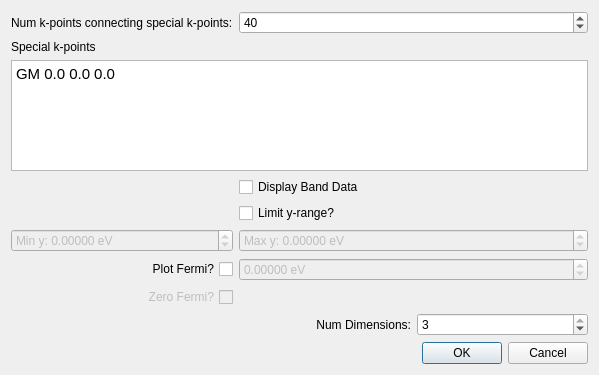
<?xml version="1.0" encoding="UTF-8"?>
<ui version="4.0">
 <class>Avogadro::QtPlugins::BandDialog</class>
 <widget class="QDialog" name="Avogadro::QtPlugins::BandDialog">
  <property name="geometry">
   <rect>
    <x>0</x>
    <y>0</y>
    <width>599</width>
    <height>375</height>
   </rect>
  </property>
  <property name="windowTitle">
   <string>Yaehmop Band</string>
  </property>
  <layout class="QGridLayout" name="gridLayout">
   <item row="12" column="1" colspan="3">
    <widget class="QDialogButtonBox" name="buttonBox">
     <property name="orientation">
      <enum>Qt::Horizontal</enum>
     </property>
     <property name="standardButtons">
      <set>QDialogButtonBox::Cancel|QDialogButtonBox::Ok</set>
     </property>
    </widget>
   </item>
   <item row="9" column="1">
    <widget class="QCheckBox" name="cb_plotFermi">
     <property name="toolTip">
      <string>&lt;html&gt;&lt;head/&gt;&lt;body&gt;&lt;p&gt;The Fermi level should be known before checking this box. You can discover the Fermi level by performing a density of states calculation and displaying the data (it will be at the top of the data). In addition, if a density of states calculation is performed, the Fermi level here will automatically be set to what was detected during the density of states calculation.&lt;/p&gt;&lt;p&gt;If this box is checked, be sure the correct Fermi level is set in the spinbox on the right.&lt;/p&gt;&lt;p&gt;Default: off&lt;/p&gt;&lt;/body&gt;&lt;/html&gt;</string>
     </property>
     <property name="layoutDirection">
      <enum>Qt::RightToLeft</enum>
     </property>
     <property name="text">
      <string>Plot Fermi?</string>
     </property>
    </widget>
   </item>
   <item row="7" column="1">
    <widget class="QDoubleSpinBox" name="spin_minY">
     <property name="enabled">
      <bool>false</bool>
     </property>
     <property name="prefix">
      <string>Min y: </string>
     </property>
     <property name="suffix">
      <string> eV</string>
     </property>
     <property name="decimals">
      <number>5</number>
     </property>
     <property name="minimum">
      <double>-10000.000000000000000</double>
     </property>
     <property name="maximum">
      <double>10000.000000000000000</double>
     </property>
    </widget>
   </item>
   <item row="10" column="1">
    <widget class="QCheckBox" name="cb_zeroFermi">
     <property name="enabled">
      <bool>false</bool>
     </property>
     <property name="toolTip">
      <string>&lt;html&gt;&lt;head/&gt;&lt;body&gt;&lt;p&gt;Adjust the energies so that the zero is the Fermi? Only available if we are plotting the Fermi level.&lt;/p&gt;&lt;p&gt;&lt;br/&gt;&lt;/p&gt;&lt;p&gt;Default: off&lt;/p&gt;&lt;/body&gt;&lt;/html&gt;</string>
     </property>
     <property name="layoutDirection">
      <enum>Qt::RightToLeft</enum>
     </property>
     <property name="text">
      <string>Zero Fermi?</string>
     </property>
    </widget>
   </item>
   <item row="0" column="1">
    <widget class="QLabel" name="label">
     <property name="text">
      <string>Num k-points connecting special k-points:</string>
     </property>
    </widget>
   </item>
   <item row="1" column="1">
    <widget class="QLabel" name="label_2">
     <property name="text">
      <string>Special k-points</string>
     </property>
    </widget>
   </item>
   <item row="7" column="2" colspan="2">
    <widget class="QDoubleSpinBox" name="spin_maxY">
     <property name="enabled">
      <bool>false</bool>
     </property>
     <property name="prefix">
      <string>Max y: </string>
     </property>
     <property name="suffix">
      <string> eV</string>
     </property>
     <property name="decimals">
      <number>5</number>
     </property>
     <property name="minimum">
      <double>-1000.000000000000000</double>
     </property>
     <property name="maximum">
      <double>1000.000000000000000</double>
     </property>
    </widget>
   </item>
   <item row="9" column="2" colspan="2">
    <widget class="QDoubleSpinBox" name="spin_fermi">
     <property name="enabled">
      <bool>false</bool>
     </property>
     <property name="toolTip">
      <string>&lt;html&gt;&lt;head/&gt;&lt;body&gt;&lt;p&gt;The Fermi Level&lt;/p&gt;&lt;/body&gt;&lt;/html&gt;</string>
     </property>
     <property name="suffix">
      <string> eV</string>
     </property>
     <property name="decimals">
      <number>5</number>
     </property>
     <property name="minimum">
      <double>-10000.000000000000000</double>
     </property>
     <property name="maximum">
      <double>10000.000000000000000</double>
     </property>
     <property name="singleStep">
      <double>0.100000000000000</double>
     </property>
    </widget>
   </item>
   <item row="2" column="1" colspan="3">
    <widget class="QTextEdit" name="edit_specialKPoints">
     <property name="toolTip">
      <string>&lt;html&gt;&lt;head/&gt;&lt;body&gt;&lt;p&gt;Enter special k-points as such:&lt;/p&gt;&lt;p&gt;L 0.5 0.5 0.5&lt;/p&gt;&lt;p&gt;G 0.0 0.0 0.0&lt;/p&gt;&lt;p&gt;X 0.5 0.0 0.5&lt;/p&gt;&lt;p&gt;That is, &amp;lt;symbol&amp;gt; &amp;lt;x&amp;gt; &amp;lt;y&amp;gt; &amp;lt;z&amp;gt; where x, y, and z are fractional reciprocal space coordinates. Lines will be drawn connecting these k-points on the graph in the order you put them in. Please note that the orientation of your cell may have an effect on the locations of these reciprocal space points.&lt;/p&gt;&lt;p&gt;If the space group of the crystal has been perceived or set, the special k points will be automatically filled up with the primitive cell high symmetry points for that space group. There are a few space groups will different high symmetry points depending on the lattice (such as if a &amp;gt; b or a &amp;lt; b) - that is taken into account automatically.&lt;/p&gt;&lt;/body&gt;&lt;/html&gt;</string>
     </property>
     <property name="html">
      <string>&lt;!DOCTYPE HTML PUBLIC &quot;-//W3C//DTD HTML 4.0//EN&quot; &quot;http://www.w3.org/TR/REC-html40/strict.dtd&quot;&gt;
&lt;html&gt;&lt;head&gt;&lt;meta name=&quot;qrichtext&quot; content=&quot;1&quot; /&gt;&lt;style type=&quot;text/css&quot;&gt;
p, li { white-space: pre-wrap; }
&lt;/style&gt;&lt;/head&gt;&lt;body style=&quot; font-family:'Cantarell'; font-size:11pt; font-weight:400; font-style:normal;&quot;&gt;
&lt;p style=&quot; margin-top:0px; margin-bottom:0px; margin-left:0px; margin-right:0px; -qt-block-indent:0; text-indent:0px;&quot;&gt;&lt;span style=&quot; font-family:'Ubuntu';&quot;&gt;GM 0.0 0.0 0.0&lt;/span&gt;&lt;/p&gt;&lt;/body&gt;&lt;/html&gt;</string>
     </property>
    </widget>
   </item>
   <item row="0" column="2" colspan="2">
    <widget class="QSpinBox" name="spin_numKPoints">
     <property name="toolTip">
      <string>&lt;html&gt;&lt;head/&gt;&lt;body&gt;&lt;p&gt;Enter the number of k-points that will be connecting the special k-points. More of these k-points will smooth out the graph, but the calculation may take longer.&lt;/p&gt;&lt;p&gt;Default: 40&lt;/p&gt;&lt;/body&gt;&lt;/html&gt;</string>
     </property>
     <property name="alignment">
      <set>Qt::AlignLeading|Qt::AlignLeft|Qt::AlignVCenter</set>
     </property>
     <property name="suffix">
      <string/>
     </property>
     <property name="minimum">
      <number>0</number>
     </property>
     <property name="maximum">
      <number>999999</number>
     </property>
     <property name="value">
      <number>40</number>
     </property>
    </widget>
   </item>
   <item row="4" column="2" colspan="2">
    <widget class="QCheckBox" name="cb_displayBandData">
     <property name="toolTip">
      <string>&lt;html&gt;&lt;head/&gt;&lt;body&gt;&lt;p&gt;If this box is checked, all of the band data will be displayed in an edit box. The user may copy and paste it for use elsewhere. The data is in this format:&lt;/p&gt;&lt;p&gt;&lt;br/&gt;&lt;/p&gt;&lt;p&gt;# Special k points&lt;/p&gt;&lt;p&gt;# &amp;lt;symbol&amp;gt; &amp;lt;x&amp;gt; &amp;lt;y&amp;gt; &amp;lt;z&amp;gt; &amp;lt;k space value (x)&amp;gt;&lt;/p&gt;&lt;p&gt;# L 0.5 0.5 0.5 &lt;/p&gt;&lt;p&gt;# etc.&lt;/p&gt;&lt;p&gt;# &amp;lt;k space distance (x)&amp;gt; &amp;lt;band 1 energies&amp;gt; &amp;lt;band 2 energies&amp;gt; &amp;lt;etc.&amp;gt;&lt;/p&gt;&lt;p&gt;&lt;br/&gt;&lt;/p&gt;&lt;p&gt;Default: off&lt;/p&gt;&lt;/body&gt;&lt;/html&gt;</string>
     </property>
     <property name="text">
      <string>Display Band Data</string>
     </property>
    </widget>
   </item>
   <item row="5" column="2" colspan="2">
    <widget class="QCheckBox" name="cb_limitY">
     <property name="toolTip">
      <string>&lt;html&gt;&lt;head/&gt;&lt;body&gt;&lt;p&gt;Limit the y-range in the plot?&lt;/p&gt;&lt;p&gt;Default: off&lt;/p&gt;&lt;/body&gt;&lt;/html&gt;</string>
     </property>
     <property name="text">
      <string>Limit y-range?</string>
     </property>
    </widget>
   </item>
   <item row="11" column="2">
    <widget class="QLabel" name="label_3">
     <property name="toolTip">
      <string>&lt;html&gt;&lt;head/&gt;&lt;body&gt;&lt;p&gt;The number of periodic dimensions.&lt;/p&gt;&lt;p&gt;&lt;br/&gt;&lt;/p&gt;&lt;p&gt;If this is set to 1, the material will be periodic only along the A vector of the crystal.&lt;/p&gt;&lt;p&gt;&lt;br/&gt;&lt;/p&gt;&lt;p&gt;If this is set to 2, the material will be periodic along both the A and B vectors of the crystal.&lt;/p&gt;&lt;p&gt;&lt;br/&gt;&lt;/p&gt;&lt;p&gt;If this is set to 3, the material will be periodic along the A, B, and C vectors of the crystal.&lt;/p&gt;&lt;p&gt;&lt;br/&gt;&lt;/p&gt;&lt;/body&gt;&lt;/html&gt;</string>
     </property>
     <property name="layoutDirection">
      <enum>Qt::LeftToRight</enum>
     </property>
     <property name="text">
      <string>Num Dimensions:</string>
     </property>
     <property name="alignment">
      <set>Qt::AlignRight|Qt::AlignTrailing|Qt::AlignVCenter</set>
     </property>
    </widget>
   </item>
   <item row="11" column="3">
    <widget class="QSpinBox" name="spin_numDim">
     <property name="toolTip">
      <string>&lt;html&gt;&lt;head/&gt;&lt;body&gt;&lt;p&gt;The number of periodic dimensions.&lt;/p&gt;&lt;p&gt;&lt;br/&gt;&lt;/p&gt;&lt;p&gt;If this is set to 1, the material will be periodic only along the A vector of the crystal.&lt;/p&gt;&lt;p&gt;&lt;br/&gt;&lt;/p&gt;&lt;p&gt;If this is set to 2, the material will be periodic along both the A and B vectors of the crystal.&lt;/p&gt;&lt;p&gt;&lt;br/&gt;&lt;/p&gt;&lt;p&gt;If this is set to 3, the material will be periodic along the A, B, and C vectors of the crystal.&lt;/p&gt;&lt;p&gt;&lt;br/&gt;&lt;/p&gt;&lt;/body&gt;&lt;/html&gt;</string>
     </property>
     <property name="minimum">
      <number>1</number>
     </property>
     <property name="maximum">
      <number>3</number>
     </property>
     <property name="value">
      <number>3</number>
     </property>
    </widget>
   </item>
  </layout>
 </widget>
 <tabstops>
  <tabstop>spin_numKPoints</tabstop>
  <tabstop>cb_displayBandData</tabstop>
  <tabstop>cb_limitY</tabstop>
  <tabstop>spin_minY</tabstop>
  <tabstop>spin_maxY</tabstop>
  <tabstop>cb_plotFermi</tabstop>
  <tabstop>spin_fermi</tabstop>
  <tabstop>cb_zeroFermi</tabstop>
  <tabstop>edit_specialKPoints</tabstop>
 </tabstops>
 <resources/>
 <connections>
  <connection>
   <sender>buttonBox</sender>
   <signal>accepted()</signal>
   <receiver>Avogadro::QtPlugins::BandDialog</receiver>
   <slot>accept()</slot>
   <hints>
    <hint type="sourcelabel">
     <x>248</x>
     <y>254</y>
    </hint>
    <hint type="destinationlabel">
     <x>157</x>
     <y>274</y>
    </hint>
   </hints>
  </connection>
  <connection>
   <sender>buttonBox</sender>
   <signal>rejected()</signal>
   <receiver>Avogadro::QtPlugins::BandDialog</receiver>
   <slot>reject()</slot>
   <hints>
    <hint type="sourcelabel">
     <x>316</x>
     <y>260</y>
    </hint>
    <hint type="destinationlabel">
     <x>286</x>
     <y>274</y>
    </hint>
   </hints>
  </connection>
  <connection>
   <sender>cb_limitY</sender>
   <signal>toggled(bool)</signal>
   <receiver>spin_minY</receiver>
   <slot>setEnabled(bool)</slot>
   <hints>
    <hint type="sourcelabel">
     <x>449</x>
     <y>180</y>
    </hint>
    <hint type="destinationlabel">
     <x>449</x>
     <y>211</y>
    </hint>
   </hints>
  </connection>
  <connection>
   <sender>cb_limitY</sender>
   <signal>toggled(bool)</signal>
   <receiver>spin_maxY</receiver>
   <slot>setEnabled(bool)</slot>
   <hints>
    <hint type="sourcelabel">
     <x>449</x>
     <y>180</y>
    </hint>
    <hint type="destinationlabel">
     <x>449</x>
     <y>244</y>
    </hint>
   </hints>
  </connection>
  <connection>
   <sender>cb_plotFermi</sender>
   <signal>toggled(bool)</signal>
   <receiver>spin_fermi</receiver>
   <slot>setEnabled(bool)</slot>
   <hints>
    <hint type="sourcelabel">
     <x>170</x>
     <y>250</y>
    </hint>
    <hint type="destinationlabel">
     <x>449</x>
     <y>251</y>
    </hint>
   </hints>
  </connection>
  <connection>
   <sender>cb_plotFermi</sender>
   <signal>toggled(bool)</signal>
   <receiver>cb_zeroFermi</receiver>
   <slot>setEnabled(bool)</slot>
   <hints>
    <hint type="sourcelabel">
     <x>170</x>
     <y>225</y>
    </hint>
    <hint type="destinationlabel">
     <x>170</x>
     <y>255</y>
    </hint>
   </hints>
  </connection>
 </connections>
</ui>
